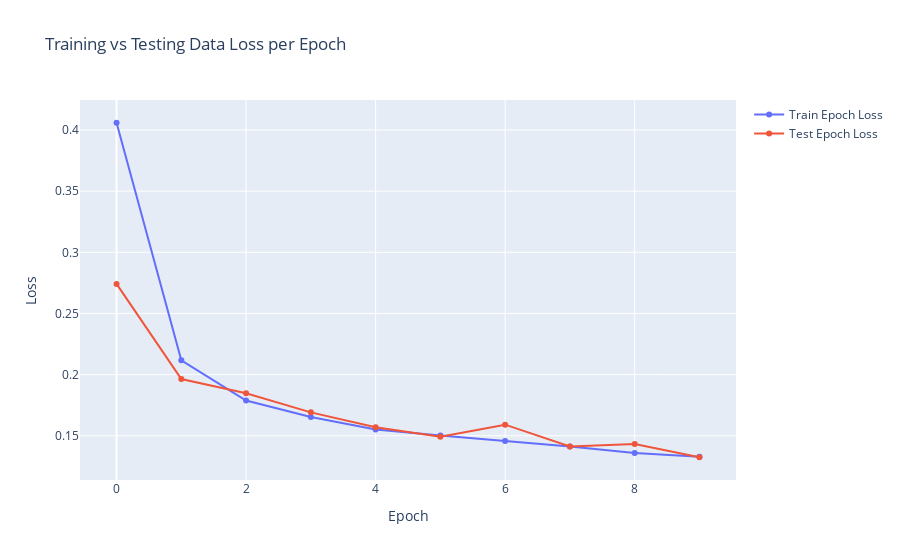

Notebook cell for this chart:
### Code cell
# Plot Loss in Train vs Test data
historydf = pd.DataFrame(hist.history, index=hist.epoch)
import plotly.graph_objs as go#visualization
train_loss = {
  "mode": "lines+markers", 
  "name": "Train Epoch Loss", 
  "type": "scatter", 
  "x":hist.epoch, 
  "y":  hist.history['loss']
}
test_loss = {
  "mode": "lines+markers", 
  "name": "Test Epoch Loss", 
  "type": "scatter", 
  "x":hist.epoch, 
  "y":  hist.history['val_loss']
}

data = [train_loss,test_loss]
layout = {
  "title": "Training vs Testing Data Loss per Epoch", 
  "xaxis": {"title": "Epoch"}, 
  "yaxis": {"title": "Loss"}
}
fig = go.Figure(data=data, layout=layout)
fig.show()

### Figure 1 — Plotly figure (JSON) as saved in the notebook; plotly's stock layout.template omitted (floating-point values rounded to 4 significant figures)
{"data": [{"mode": "lines+markers", "name": "Train Epoch Loss", "type": "scatter", "x": [0, 1, 2, 3, 4, 5, 6, 7, 8, 9], "y": [0.4059, 0.2117, 0.1788, 0.1654, 0.1551, 0.1501, 0.1457, 0.1413, 0.136, 0.1329]}, {"mode": "lines+markers", "name": "Test Epoch Loss", "type": "scatter", "x": [0, 1, 2, 3, 4, 5, 6, 7, 8, 9], "y": [0.2742, 0.1964, 0.1847, 0.1691, 0.157, 0.1493, 0.1591, 0.1413, 0.1433, 0.1324]}], "layout": {"title": {"text": "Training vs Testing Data Loss per Epoch"}, "xaxis": {"title": {"text": "Epoch"}}, "yaxis": {"title": {"text": "Loss"}}}}
